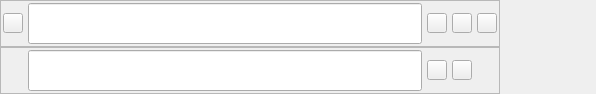
<?xml version="1.0" encoding="UTF-8"?>
<ui version="4.0">
 <class>MainWindow</class>
 <widget class="QMainWindow" name="MainWindow">
  <property name="geometry">
   <rect>
    <x>0</x>
    <y>0</y>
    <width>596</width>
    <height>94</height>
   </rect>
  </property>
  <property name="sizePolicy">
   <sizepolicy hsizetype="Expanding" vsizetype="Expanding">
    <horstretch>0</horstretch>
    <verstretch>0</verstretch>
   </sizepolicy>
  </property>
  <property name="windowTitle">
   <string>MainWindow</string>
  </property>
  <widget class="QWidget" name="centralwidget">
   <property name="sizePolicy">
    <sizepolicy hsizetype="Maximum" vsizetype="Maximum">
     <horstretch>0</horstretch>
     <verstretch>0</verstretch>
    </sizepolicy>
   </property>
   <property name="minimumSize">
    <size>
     <width>0</width>
     <height>0</height>
    </size>
   </property>
   <property name="maximumSize">
    <size>
     <width>500</width>
     <height>100</height>
    </size>
   </property>
   <property name="styleSheet">
    <string notr="true"/>
   </property>
   <layout class="QVBoxLayout" name="verticalLayout">
    <property name="spacing">
     <number>0</number>
    </property>
    <property name="leftMargin">
     <number>0</number>
    </property>
    <property name="topMargin">
     <number>0</number>
    </property>
    <property name="rightMargin">
     <number>0</number>
    </property>
    <property name="bottomMargin">
     <number>0</number>
    </property>
    <item>
     <widget class="QFrame" name="fm_buscar">
      <property name="sizePolicy">
       <sizepolicy hsizetype="Expanding" vsizetype="Expanding">
        <horstretch>0</horstretch>
        <verstretch>0</verstretch>
       </sizepolicy>
      </property>
      <property name="minimumSize">
       <size>
        <width>0</width>
        <height>25</height>
       </size>
      </property>
      <property name="maximumSize">
       <size>
        <width>16777215</width>
        <height>16777215</height>
       </size>
      </property>
      <property name="styleSheet">
       <string notr="true"/>
      </property>
      <property name="frameShape">
       <enum>QFrame::StyledPanel</enum>
      </property>
      <property name="frameShadow">
       <enum>QFrame::Raised</enum>
      </property>
      <layout class="QHBoxLayout" name="horizontalLayout">
       <property name="spacing">
        <number>5</number>
       </property>
       <property name="leftMargin">
        <number>2</number>
       </property>
       <property name="topMargin">
        <number>2</number>
       </property>
       <property name="rightMargin">
        <number>2</number>
       </property>
       <property name="bottomMargin">
        <number>2</number>
       </property>
       <item>
        <widget class="QPushButton" name="bt_showReem">
         <property name="sizePolicy">
          <sizepolicy hsizetype="Fixed" vsizetype="Fixed">
           <horstretch>0</horstretch>
           <verstretch>0</verstretch>
          </sizepolicy>
         </property>
         <property name="minimumSize">
          <size>
           <width>20</width>
           <height>20</height>
          </size>
         </property>
         <property name="maximumSize">
          <size>
           <width>20</width>
           <height>20</height>
          </size>
         </property>
         <property name="toolTip">
          <string extracomment="Reemplazar"/>
         </property>
         <property name="styleSheet">
          <string notr="true"/>
         </property>
         <property name="text">
          <string/>
         </property>
         <property name="icon">
          <iconset>
           <normaloff>Resources/expand-d.png</normaloff>Resources/expand-d.png</iconset>
         </property>
         <property name="iconSize">
          <size>
           <width>15</width>
           <height>15</height>
          </size>
         </property>
        </widget>
       </item>
       <item>
        <widget class="QLineEdit" name="qle_textBuscar">
         <property name="sizePolicy">
          <sizepolicy hsizetype="Expanding" vsizetype="Expanding">
           <horstretch>0</horstretch>
           <verstretch>0</verstretch>
          </sizepolicy>
         </property>
         <property name="minimumSize">
          <size>
           <width>100</width>
           <height>20</height>
          </size>
         </property>
         <property name="maximumSize">
          <size>
           <width>16777215</width>
           <height>16777215</height>
          </size>
         </property>
         <property name="styleSheet">
          <string notr="true"/>
         </property>
         <property name="placeholderText">
          <string extracomment="Buscar"/>
         </property>
        </widget>
       </item>
       <item>
        <widget class="QPushButton" name="bt_abajo">
         <property name="sizePolicy">
          <sizepolicy hsizetype="Fixed" vsizetype="Fixed">
           <horstretch>0</horstretch>
           <verstretch>0</verstretch>
          </sizepolicy>
         </property>
         <property name="minimumSize">
          <size>
           <width>20</width>
           <height>20</height>
          </size>
         </property>
         <property name="maximumSize">
          <size>
           <width>20</width>
           <height>20</height>
          </size>
         </property>
         <property name="toolTip">
          <string extracomment="Siguiente"/>
         </property>
         <property name="styleSheet">
          <string notr="true"/>
         </property>
         <property name="text">
          <string/>
         </property>
         <property name="icon">
          <iconset>
           <normaloff>Resources/down.png</normaloff>Resources/down.png</iconset>
         </property>
         <property name="iconSize">
          <size>
           <width>15</width>
           <height>15</height>
          </size>
         </property>
        </widget>
       </item>
       <item>
        <widget class="QPushButton" name="bt_arriba">
         <property name="sizePolicy">
          <sizepolicy hsizetype="Fixed" vsizetype="Fixed">
           <horstretch>0</horstretch>
           <verstretch>0</verstretch>
          </sizepolicy>
         </property>
         <property name="minimumSize">
          <size>
           <width>20</width>
           <height>20</height>
          </size>
         </property>
         <property name="maximumSize">
          <size>
           <width>20</width>
           <height>20</height>
          </size>
         </property>
         <property name="toolTip">
          <string extracomment="Anterior"/>
         </property>
         <property name="styleSheet">
          <string notr="true"/>
         </property>
         <property name="text">
          <string/>
         </property>
         <property name="icon">
          <iconset>
           <normaloff>Resources/up.png</normaloff>Resources/up.png</iconset>
         </property>
         <property name="iconSize">
          <size>
           <width>15</width>
           <height>15</height>
          </size>
         </property>
        </widget>
       </item>
       <item>
        <widget class="QPushButton" name="bt_close">
         <property name="sizePolicy">
          <sizepolicy hsizetype="Fixed" vsizetype="Fixed">
           <horstretch>0</horstretch>
           <verstretch>0</verstretch>
          </sizepolicy>
         </property>
         <property name="minimumSize">
          <size>
           <width>20</width>
           <height>20</height>
          </size>
         </property>
         <property name="maximumSize">
          <size>
           <width>20</width>
           <height>20</height>
          </size>
         </property>
         <property name="toolTip">
          <string extracomment="Cerar"/>
         </property>
         <property name="styleSheet">
          <string notr="true"/>
         </property>
         <property name="text">
          <string/>
         </property>
         <property name="icon">
          <iconset>
           <normaloff>Resources/close-search.png</normaloff>Resources/close-search.png</iconset>
         </property>
         <property name="iconSize">
          <size>
           <width>15</width>
           <height>15</height>
          </size>
         </property>
        </widget>
       </item>
      </layout>
     </widget>
    </item>
    <item>
     <widget class="QFrame" name="fm_reemplazar">
      <property name="sizePolicy">
       <sizepolicy hsizetype="Expanding" vsizetype="Expanding">
        <horstretch>0</horstretch>
        <verstretch>0</verstretch>
       </sizepolicy>
      </property>
      <property name="minimumSize">
       <size>
        <width>0</width>
        <height>25</height>
       </size>
      </property>
      <property name="maximumSize">
       <size>
        <width>16777215</width>
        <height>16777215</height>
       </size>
      </property>
      <property name="styleSheet">
       <string notr="true">
</string>
      </property>
      <property name="frameShape">
       <enum>QFrame::StyledPanel</enum>
      </property>
      <property name="frameShadow">
       <enum>QFrame::Raised</enum>
      </property>
      <layout class="QHBoxLayout" name="horizontalLayout_2">
       <property name="spacing">
        <number>5</number>
       </property>
       <property name="leftMargin">
        <number>2</number>
       </property>
       <property name="topMargin">
        <number>2</number>
       </property>
       <property name="rightMargin">
        <number>2</number>
       </property>
       <property name="bottomMargin">
        <number>2</number>
       </property>
       <item>
        <widget class="QLabel" name="label_1">
         <property name="sizePolicy">
          <sizepolicy hsizetype="Fixed" vsizetype="Fixed">
           <horstretch>0</horstretch>
           <verstretch>0</verstretch>
          </sizepolicy>
         </property>
         <property name="minimumSize">
          <size>
           <width>20</width>
           <height>20</height>
          </size>
         </property>
         <property name="maximumSize">
          <size>
           <width>20</width>
           <height>20</height>
          </size>
         </property>
         <property name="styleSheet">
          <string notr="true"/>
         </property>
         <property name="text">
          <string/>
         </property>
        </widget>
       </item>
       <item>
        <widget class="QLineEdit" name="qle_textReem">
         <property name="sizePolicy">
          <sizepolicy hsizetype="Expanding" vsizetype="Expanding">
           <horstretch>0</horstretch>
           <verstretch>0</verstretch>
          </sizepolicy>
         </property>
         <property name="minimumSize">
          <size>
           <width>100</width>
           <height>20</height>
          </size>
         </property>
         <property name="maximumSize">
          <size>
           <width>16777215</width>
           <height>16777215</height>
          </size>
         </property>
         <property name="styleSheet">
          <string notr="true"/>
         </property>
         <property name="placeholderText">
          <string extracomment="Reemplazar"/>
         </property>
        </widget>
       </item>
       <item>
        <widget class="QPushButton" name="bt_reemplazarO">
         <property name="minimumSize">
          <size>
           <width>20</width>
           <height>20</height>
          </size>
         </property>
         <property name="maximumSize">
          <size>
           <width>20</width>
           <height>20</height>
          </size>
         </property>
         <property name="toolTip">
          <string extracomment="Reemplazar"/>
         </property>
         <property name="styleSheet">
          <string notr="true"/>
         </property>
         <property name="text">
          <string/>
         </property>
         <property name="icon">
          <iconset>
           <normaloff>Resources/replace.png</normaloff>Resources/replace.png</iconset>
         </property>
         <property name="iconSize">
          <size>
           <width>15</width>
           <height>15</height>
          </size>
         </property>
        </widget>
       </item>
       <item>
        <widget class="QPushButton" name="bt_reemplazarA">
         <property name="minimumSize">
          <size>
           <width>20</width>
           <height>20</height>
          </size>
         </property>
         <property name="maximumSize">
          <size>
           <width>20</width>
           <height>20</height>
          </size>
         </property>
         <property name="toolTip">
          <string extracomment="Reemplazar todo"/>
         </property>
         <property name="styleSheet">
          <string notr="true"/>
         </property>
         <property name="text">
          <string/>
         </property>
         <property name="icon">
          <iconset>
           <normaloff>Resources/replace-all.png</normaloff>Resources/replace-all.png</iconset>
         </property>
         <property name="iconSize">
          <size>
           <width>15</width>
           <height>15</height>
          </size>
         </property>
        </widget>
       </item>
       <item>
        <widget class="QLabel" name="label_2">
         <property name="sizePolicy">
          <sizepolicy hsizetype="Fixed" vsizetype="Fixed">
           <horstretch>0</horstretch>
           <verstretch>0</verstretch>
          </sizepolicy>
         </property>
         <property name="minimumSize">
          <size>
           <width>20</width>
           <height>20</height>
          </size>
         </property>
         <property name="maximumSize">
          <size>
           <width>20</width>
           <height>20</height>
          </size>
         </property>
         <property name="styleSheet">
          <string notr="true"/>
         </property>
         <property name="text">
          <string/>
         </property>
        </widget>
       </item>
      </layout>
     </widget>
    </item>
   </layout>
  </widget>
  <action name="actionNuevo2">
   <property name="text">
    <string>Nuevo</string>
   </property>
   <property name="shortcut">
    <string>Ctrl+Q</string>
   </property>
  </action>
 </widget>
 <resources/>
 <connections/>
</ui>
